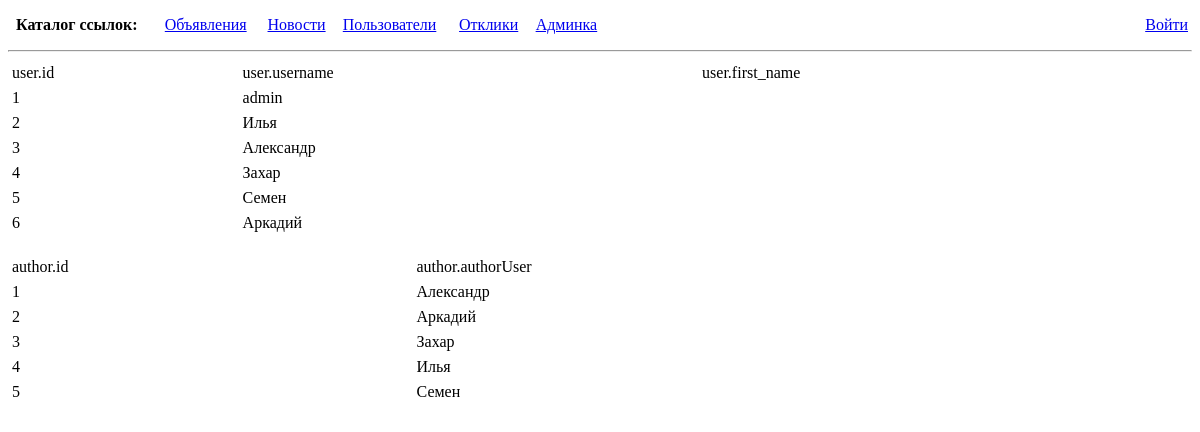
/users/, run on an earlier commit of the app's database.
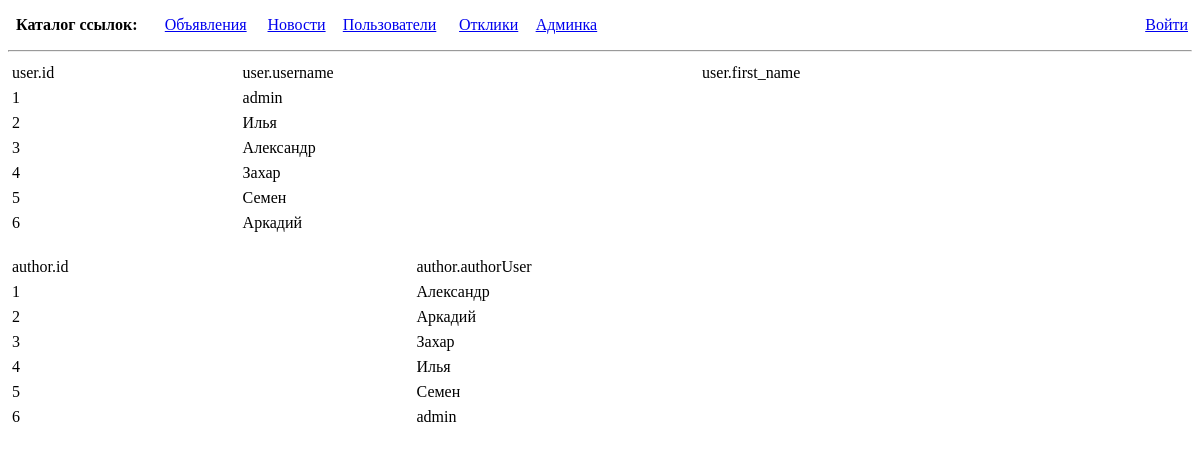
And on a later commit of the database.
### ads/models.py (models this page shows, shortened)
class Author(models.Model):
    authorUser = models.OneToOneField(User, on_delete=models.CASCADE)

### ads/views.py (the view)
# urls.py: path('users/', UserList.as_view(), name='users'),
class UserList(ListView):   # список пользователей
    model = User
    template_name = 'users-list.html'
    def get_context_data(self, **kwargs):
        context = super().get_context_data(**kwargs)
        context['users'] = User.objects.all()
        context['authors'] = Author.objects.all()
        return context

### templates/users-list.html (shortened to what this page needs)
{% extends 'default.html' %}
{% block content %}
{% if users %}
<table>
    <tr>
        <td>
            user.id
        </td>
        <td>
            user.username
        </td>
        <td>
            user.first_name
        </td>
    </tr>
    {% for user in users %}
    <tr>
        <td>
            {{ user.id }}
        </td>
        <td>
            {{ user.username }}
        </td>
        <td>
        </td>
    </tr>
    {% endfor %}
</table>
<br>
<table>
    <tr>
        <td>
            author.id
        </td>
        <td>
            author.authorUser
        </td>
    </tr>
    {% for author in authors %}
    <tr>
        <td>
            {{ author.id }}
        </td>
        <td>
            {{ author.authorUser }}
        </td>
    </tr>
    {% endfor %}
</table>
<br>
{% endif %}
{% endblock content %}

What changed in the data, as far as the page shows it:
added Author: id "6", authorUser "admin"
